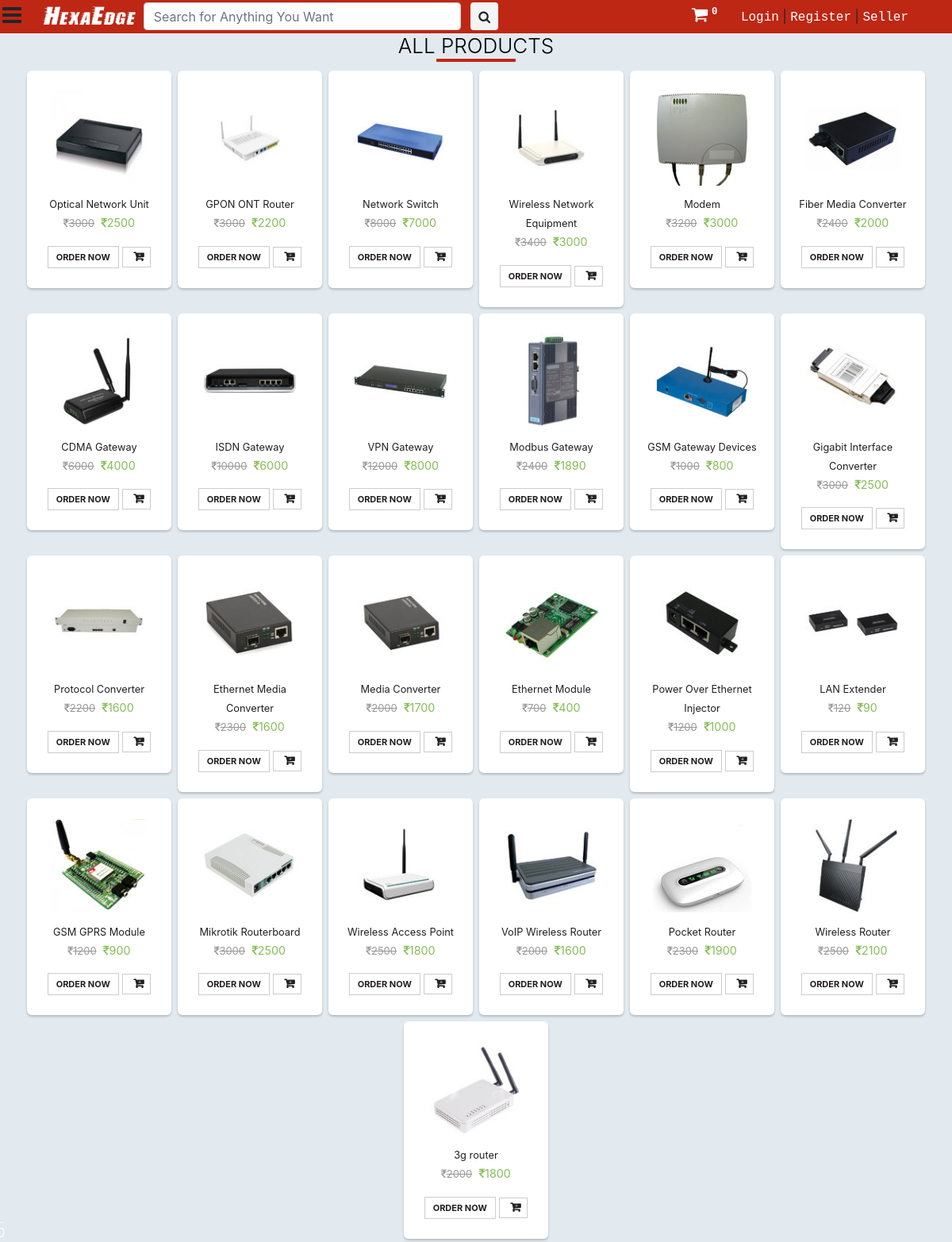
The app's page /search/ with its own data.
### saler/models.py (models this page shows, shortened)
class Product(models.Model):
	GST_CHOICES = (("0",'0'),("3",'3'),("5",'5'),("12",'12'),("18",'18'),("28",'28'))
	product_id = models.BigAutoField(primary_key=True)
	product_id2 = models.CharField(max_length=100,default='')
	shop = models.ForeignKey(User, on_delete=models.CASCADE,default='')
	product_name = models.CharField(max_length=100)
	category = models.ForeignKey(category, default="", verbose_name="Category", on_delete=models.SET_DEFAULT, null=True)
	subcategory = models.CharField(max_length=50, default="")
	price = models.IntegerField(default=0)
	price_not = models.IntegerField(default=999)
	desc = models.TextField()
	gst = models.CharField(default='0',max_length=3,choices=GST_CHOICES)
	pub_date = models.DateField(auto_now=True)
	image1 = models.ImageField(upload_to='products/images', default="",null=True)
	image2 = models.ImageField(upload_to='products/images', default="",null=True,blank=True)
	image3 = models.ImageField(upload_to='products/images', default="",null=True,blank=True)
	image4 = models.ImageField(upload_to='products/images', default="",null=True,blank=True)
	image5 = models.ImageField(upload_to='products/images', default="",null=True,blank=True)

### main/views.py (the view)
# urls.py: path('search/', views.search, name="search"),
def search(request):
	query = request.GET.get('query', '')
	prods = []
	for prod in [i for i in Product.objects.all() ]:
		if query.lower() in prod.product_name.lower() or query.lower() in prod.desc.lower() or query.lower() in prod.subcategory.lower():
			prods.append([prod,[item for item in ProductSize.objects.filter(product=prod)]])
	params = {
		'product':prods,
		'cart_element_no' : len([p for p in Cart.objects.all() if p.user == request.user]),
		'category':category.objects.all(),
		}
	return render(request, 'main/view_all.html', params)

### main/templatetags/app_tags.py (called while the page is built)
@register.filter(name='split')
def split(str, key):
    return str.split(key)

### saler/models.py (called while the page is built)
	def __str__(self):
		return f'{self.name}'

### main/templates/main/view_all.html (shortened to what this page needs)
{% extends 'main/base.html' %}
{% load static %}
{% block main_body %}
<div class="container-fluid" style="background-color: #e2eaef;">
		<h2>All <b>{{catg}}</b> Products</h2>
		<div class="row pt-1" style="justify-content: center;">
			{% for i in product reversed %}
			<div class="p-1 prod1212">
				<a href="{% url 'home' %}product/{{i.0.product_id}}" style="text-decoration: none; color: #231f20">
				<div class="thumb-wrapper">
					<div class="img-box">
						<img src="{{i.0.image1.url}}" class="img-responsive img-fluid" alt="">
					</div>
					<div class="thumb-content">
						<small>{{i.0.product_name}}</small>
						<p class="item-price"><strike><i class="fa fa-inr"
														aria-hidden="true"></i>{{i.0.price_not}}</strike> <span><i class="fa fa-inr"
												aria-hidden="true"></i>{{i.0.price}}</span></p>
						<div>
							{% if i.1 %}
							<a p_id="{{i.0.product_id}}" class="btn btn-primary oprbtn" id="ord{{i.0.product_id}}">Order Now</a>
							<div id="ord{{i.0.product_id}}sizesof" style="display: none;">
								{% for me in i.1 %}
								<form method="GET" style="display: inline;" action="/order_now">
														<input type="text" name="prod_id" value="{{i.0.product_id}}" style="display: none;">
														<input type="size" name="prod_size" value="{{me.size}}" style="display: none;">
														<button type="submit" class="btn pt-1 pb-1 pr-2 pl-2">{{me.size}}</button>
													</form>
								{% endfor %}
							</div>
							<a p_id="{{i.0.product_id}}" class="btn btn-primary oprbtn"  style="padding: 5px 10px 5px 5px;" id="atc{{i.0.product_id}}"><i class="fa fa-cart-plus" aria-hidden="true"></i></a>
							<div id="atc{{i.0.product_id}}sizesof" style="display: none;">
								{% for me in i.1 %}
								<a prod_id="{{i.0.product_id}}" class="btn pt-1 pb-1 pr-2 pl-2 add_to_cart">{{me.size}}</a>
								{% endfor %}
							</div>
							{% else %}
											<form method="GET" style="display: inline;" action="/order_now">
														<button type="submit" class="btn btn-primary oprbtn">Order Now</button>
													</form>
												<a prod_id="{{i.0.product_id}}" class="btn pt-1 pb-1 pr-2 pl-2 add_to_cart"><i class="fa fa-cart-plus" aria-hidden="true"></i></a>
										{% endif %}
						</div>
					</div>
				</div>
				</a>
			</div>
			{% endfor %}
		</div>
</div>
{% endblock main_body %}

### main/static/main/css/style.css (style rules this page uses)
body a { text-decoration:none; transition:0.5s all; -webkit-transition:0.5s all; -moz-transition:0.5s all; -o-transition:0.5s all; -ms-transition:0.5s all; }
.item-price { font-size: 13px; padding: 2px 0; }
.item-price strike { color: #999; margin-right: 5px; }
.item-price span { color: #86bd57; font-size: 110%; }

### main/templates/main/view_all.html (style rules this page uses)
.prod1212 .thumb-wrapper { padding: 25px 15px; background: #fff; border-radius: 6px; text-align: center; position: relative; box-shadow: 0 2px 3px rgba(0,0,0,0.2); }
.prod1212 .img-box { height: 120px; margin-bottom: 10px; width: 100%; position: relative; }
.prod1212 img { max-width: 100%; max-height: 100%; display: inline-block; position: absolute; bottom: 0; margin: 0 auto; left: 0; right: 0; }
.prod1212 .thumb-content .btn { color: #231f20; border-radius: 0; font-size: 11px; text-transform: uppercase; font-weight: bold; background: none; border: 1px solid #ccc; padding: 5px 10px; line-height: 16px; }
.prod1212 .thumb-content .btn i { font-size: 14px; font-weight: bold; margin-left: 5px; }
h2 { color: #000; font-size: 26px; font-weight: 300; text-align: center; text-transform: uppercase; position: relative; }
h2::after { content: ""; width: 100px; position: absolute; margin: 0 auto; height: 4px; border-radius: 1px; background: #be2714; left: 0; right: 0; bottom: -5px; }
.item-price { font-size: 13px; padding: 2px 0; }
.prod1212 { width: 190px; }

### records on screen
Product: image1 (picture), product_name "Optical Network Unit", price_not "3000", price "2500"
Product: image1 (picture), product_name "GPON ONT Router", price_not "3000", price "2200"
Product: image1 (picture), product_name "Network Switch", price_not "8000", price "7000"
Product: image1 (picture), product_name "Wireless Network Equipment", price_not "3400", price "3000"
Product: image1 (picture), product_name "Modem", price_not "3200", price "3000"
Product: image1 (picture), product_name "Fiber Media Converter", price_not "2400", price "2000"
Product: image1 (picture), product_name "CDMA Gateway", price_not "6000", price "4000"
Product: image1 (picture), product_name "ISDN Gateway", price_not "10000", price "6000"
Product: image1 (picture), product_name "VPN Gateway", price_not "12000", price "8000"
Product: image1 (picture), product_name "Modbus Gateway", price_not "2400", price "1890"
Product: image1 (picture), product_name "GSM Gateway Devices", price_not "1000", price "800"
Product: image1 (picture), product_name "Gigabit Interface Converter", price_not "3000", price "2500"
Product: image1 (picture), product_name "Protocol Converter", price_not "2200", price "1600"
Product: image1 (picture), product_name "Ethernet Media Converter", price_not "2300", price "1600"
Product: image1 (picture), product_name "Media Converter", price_not "2000", price "1700"
Product: image1 (picture), product_name "Ethernet Module", price_not "700", price "400"
Product: image1 (picture), product_name "Power Over Ethernet Injector", price_not "1200", price "1000"
Product: image1 (picture), product_name "LAN Extender", price_not "120", price "90"
Product: image1 (picture), product_name "GSM GPRS Module", price_not "1200", price "900"
Product: image1 (picture), product_name "Mikrotik Routerboard", price_not "3000", price "2500"
Product: image1 (picture), product_name "Wireless Access Point", price_not "2500", price "1800"
Product: image1 (picture), product_name "VoIP Wireless Router", price_not "2000", price "1600"
Product: image1 (picture), product_name "Pocket Router", price_not "2300", price "1900"
Product: image1 (picture), product_name "Wireless Router", price_not "2500", price "2100"
Product: image1 (picture), product_name "3g router", price_not "2000", price "1800"

### other values on screen
{{ cart_element_no }} "0"
